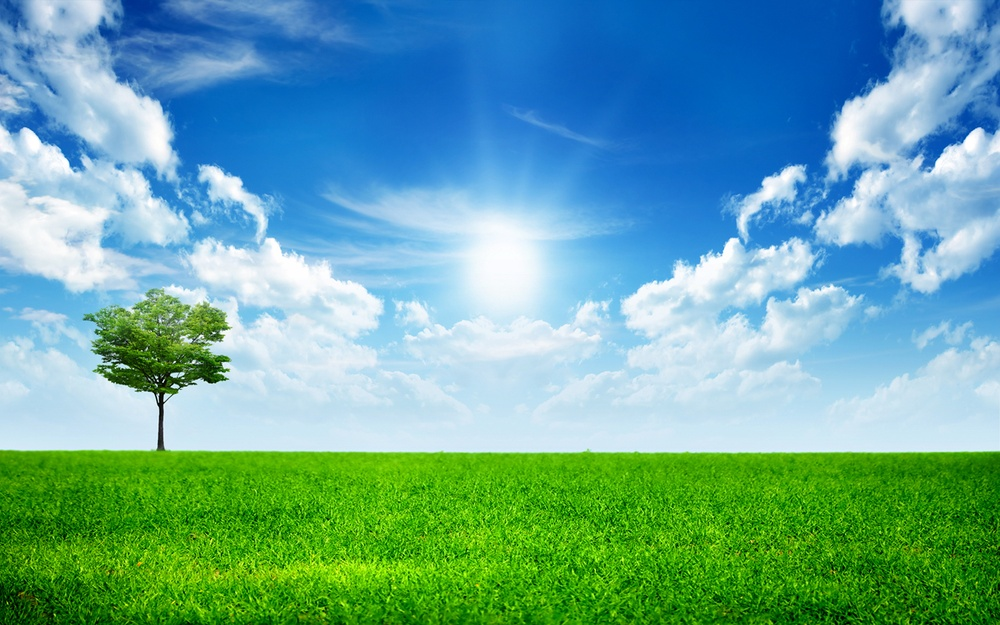
#> input picture ldsp.jpg, 1000 x 625 px, shrunk from 1280 x 800 before the run, found by its file name
$ python clusteringK-Means.py
#> lines starting #> are read from the running program, lines starting #| are printed output that depends on the picture
import cv2
import numpy as np
import matplotlib.pyplot as plt
# read the image
image = cv2.imread("ldsp.jpg")
#> image is the input picture: shape (625, 1000, 3); mean B, G, R 159.4, 168.1, 104.1
# convert to RGB
image = cv2.cvtColor(image, cv2.COLOR_BGR2RGB)
# reshape the image to a 2D array of pixels and 3 color values (RGB)

pixel_values = image.reshape((-1, 3))
# convert to float
pixel_values = np.float32(pixel_values)
print(pixel_values.shape)
#| (625000, 3)
# define stopping criteria
criteria = (cv2.TERM_CRITERIA_EPS + cv2.TERM_CRITERIA_MAX_ITER, 100, 0.2)
# number of clusters (K)
k = 6
_, labels, (centers) = cv2.kmeans(pixel_values, k, None,
                                  criteria, 10, cv2.KMEANS_RANDOM_CENTERS)
#> centers = [[20.46, 99.91, 3.04], [23.78, 110.5, 194.1], [60.86, 152.2, 6.76], [201, 226.6, 240.7], [103.9, 192.2, 25.93], [114.8, 178.3, 220.9]]
# convert back to 8 bit values
centers = np.uint8(centers)
#> centers = [[20, 99, 3], [23, 110, 194], [60, 152, 6], [201, 226, 240], [103, 192, 25], [114, 178, 220]]

# flatten the labels array
labels = labels.flatten()
# convert all pixels to the color of the centroids
segmented_image = centers[labels.flatten()]
# reshape back to the original image dimension
segmented_image = segmented_image.reshape(image.shape)
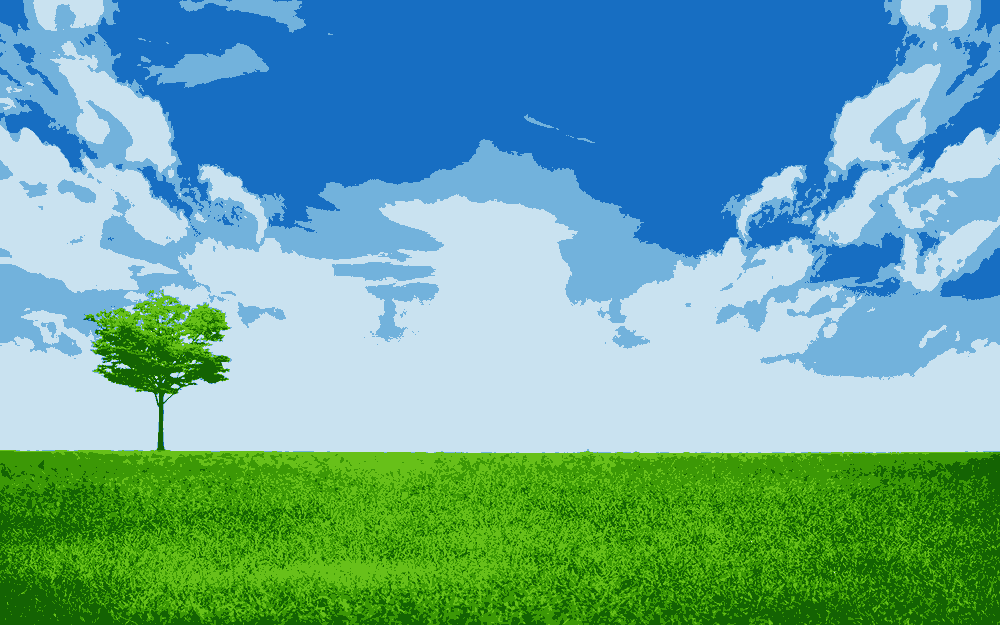
#> segmented_image: shape (625, 1000, 3); mean R, G, B 103.5, 167.6, 158.8
# show the image
plt.imshow(segmented_image)
plt.show()

$ run again, with bacteria1.jpeg copied over ldsp.jpg
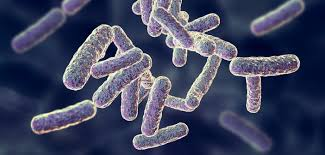
#> input picture bacteria1.jpeg, 325 x 155 px, found by its file name
#> image is the input picture: shape (155, 325, 3); mean B, G, R 95.6, 69, 63.9
#| (50375, 3)
#> `_, labels, (centers) = cv2.kmeans(pixel_values, k, None, criteria, 10,..`: centers = [[80.3, 77.65, 104], [8.81, 20.84, 54.75], [164.9, 159, 169.4], [122, 115.6, 137.2], [215.4, 211.5, 213.1], [36.06, 46.48, 76.47]]
#> `centers = np.uint8(centers)`: centers = [[80, 77, 104], [8, 20, 54], [164, 159, 169], [121, 115, 137], [215, 211, 213], [36, 46, 76]]
#> `segmented_image = segmented_image.reshape(image.shape)`:
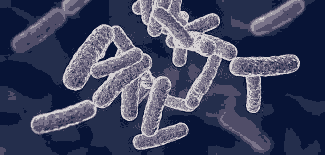
#> segmented_image: shape (155, 325, 3); mean R, G, B 63.4, 68.4, 95.2

$ run again, with bacteria2.jpeg copied over ldsp.jpg
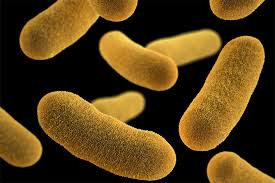
#> input picture bacteria2.jpeg, 275 x 183 px, found by its file name
#> image is the input picture: shape (183, 275, 3); mean B, G, R 23.2, 62.3, 85.9
#| (50325, 3)
#> `_, labels, (centers) = cv2.kmeans(pixel_values, k, None, criteria, 10,..`: centers = [[158.9, 112.3, 37.93], [191.5, 140.9, 52.61], [2.94, 1.41, 1.67], [217.8, 172.9, 77.42], [125.6, 87.02, 27.2], [88.1, 58.75, 12.64]]
#> `centers = np.uint8(centers)`: centers = [[158, 112, 37], [191, 140, 52], [2, 1, 1], [217, 172, 77], [125, 87, 27], [88, 58, 12]]
#> `segmented_image = segmented_image.reshape(image.shape)`:
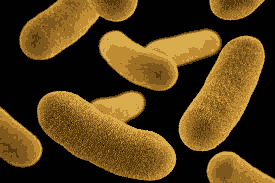
#> segmented_image: shape (183, 275, 3); mean R, G, B 85.1, 61.8, 22.5
